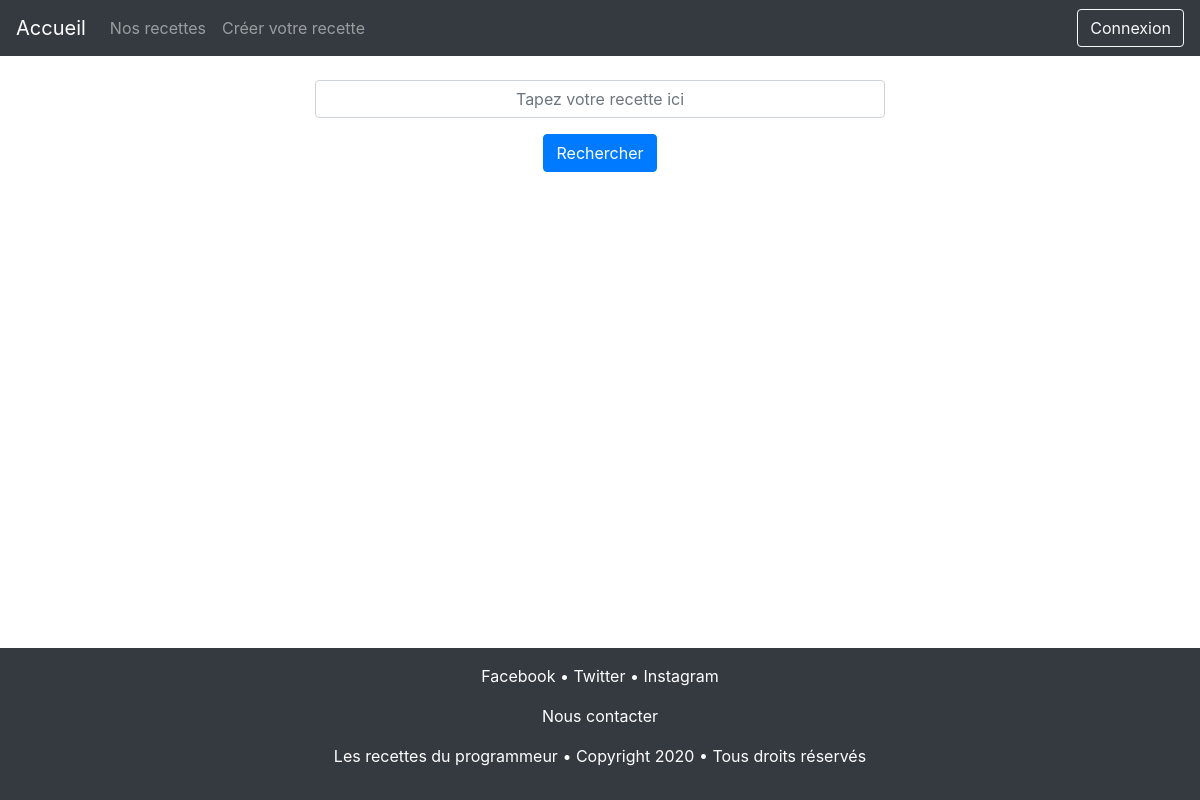
The page /liste_recettes/liste_recettes_pg.php on the database as committed earlier.
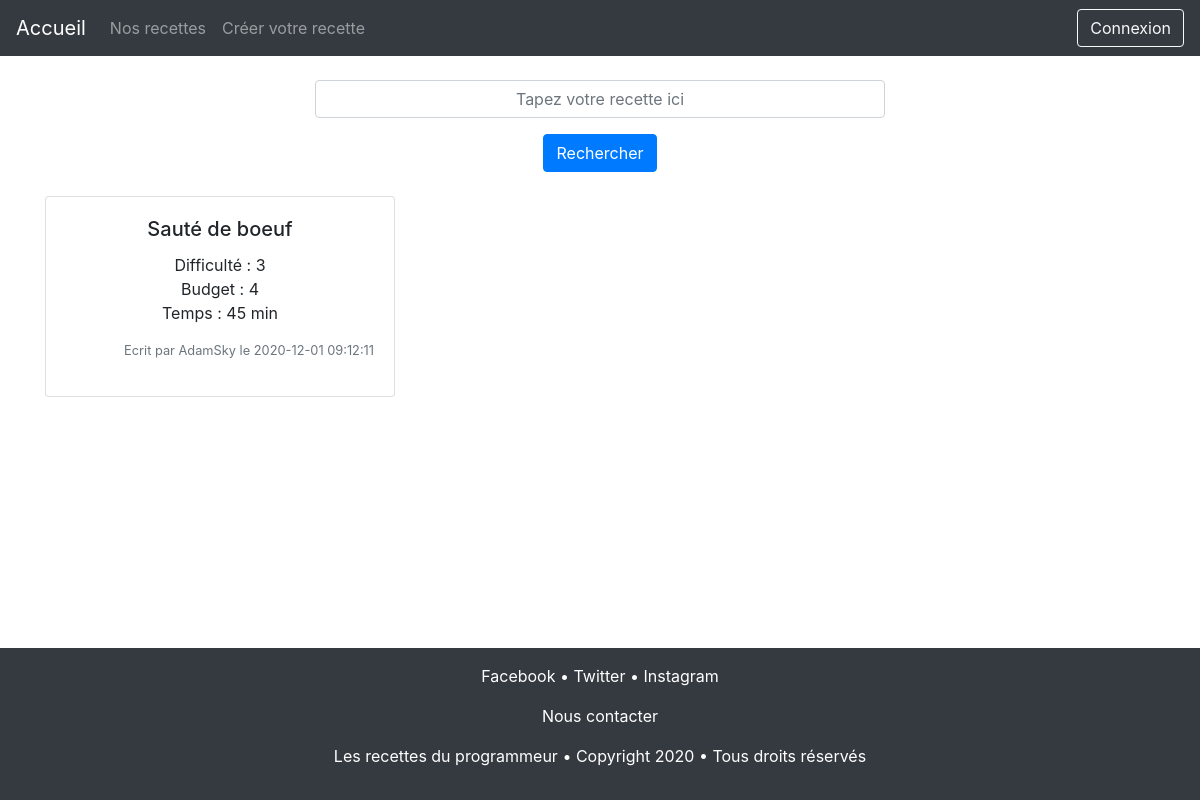
The same page on the database as committed later.
### tables this page shows
CREATE TABLE recettes
(
    id              Int Auto_increment NOT NULL,
    titre           Varchar(50)        NOT NULL,
    difficulte      Int                NOT NULL,
    budget          Int                NOT NULL,
    temps           Varchar(50)        NOT NULL,
    date            Datetime           NOT NULL,
    image           Varchar(50)        NOT NULL,
    id_utilisateurs Int                NOT NULL,
    CONSTRAINT recettes_PK PRIMARY KEY (id),
    CONSTRAINT recettes_utilisateur_FK FOREIGN KEY (id_utilisateurs) REFERENCES utilisateurs (id)
);

CREATE TABLE utilisateurs
(
    id                 Int Auto_increment NOT NULL,
    pseudo             Varchar(50)        NOT NULL,
    mail               Varchar(50)        NOT NULL,
    mdp                Varchar(50)        NOT NULL,
    date_inscription   Datetime           NOT NULL,
    derniere_connexion Datetime           NOT NULL,
    id_roles           Int                NOT NULL,
    CONSTRAINT utilisateur_PK PRIMARY KEY (id),
    CONSTRAINT utilisateur_roles_FK FOREIGN KEY (id_roles) REFERENCES roles (id)
);

### template/bdd.php (called while the page is built, shortened)
<?php
class BDD
{
    private $db;
    public function __construct()
    {
        $this->db = new PDO('mysql:host=localhost;dbname=lesrecettesdudeveloppeur;charset=utf8', 'root', '');
        $this->db->setAttribute(PDO::ATTR_ERRMODE, PDO::ERRMODE_EXCEPTION);
    }
    public function selectTouteDonne(string $sql, string $limit, string $orderby, array $params = []):array
    {
        $sql .= ' ' . $orderby . ' ' . $limit;
        $requete = $this->db->prepare($sql);
        $requete->execute($params);
        return $requete->fetchAll(PDO::FETCH_ASSOC);
    }
}

### template/model.php (called while the page is built, shortened)
<?php
require_once 'bdd.php';
class model
{
    public function __construct()
    {
        $this->db = new \BDD;
    }
}

### liste_recettes/liste_recettes_sc.php (called while the page is built)
<?php
require_once (__DIR__ . '/../template/model.php');
class liste_recettes_sc extends model
{
    public function listeRecettes($limit)
    {
        return $this->db->selectTouteDonne('SELECT * FROM recettes AS r INNER JOIN utilisateurs AS u ON r.id_utilisateurs = u.id ', $limit, 'ORDER BY r.id DESC');
    }
}

### liste_recettes/liste_recettes_pg.php (the view, shortened to what this page needs)
<?php
require_once '../template/view/nav.php';
require_once 'liste_recettes_sc.php';
$recettes = new liste_recettes_sc;
$recettes = $recettes->listeRecettes('');
$compteur = 0;
?>
<div class="container">
    <div class="form-group row justify-content-center">
        <input type="text" class="form-control col-6 text-center" id="recherche" placeholder="Tapez votre recette ici">
    </div>
    <div class="row justify-content-center">
        <button class="btn btn-primary" id="buttonSearch">Rechercher</button>
    </div>
    <br>
    <div class="row">
        <?php
        foreach ($recettes as $recette) :
            if ($compteur % 3 === 0) : ?>
    </div>
    <div class="row">
    <?php endif; ?>
    <div class="col-md-4 pb-3">
        <div class="card">
            <div class="card-body text-center">
                <h5 class="card-title"><?= $recette['titre'] ?></h5>
                <p class="card-text">
                    Difficulté : <?= $recette['difficulte'] ?><br>
                    Budget : <?= $recette['budget'] ?><br>
                    Temps : <?= $recette['temps'] ?><br>
                </p>
                <p class="text-right small text-secondary"> Ecrit par
                    <?= $recette['pseudo'] ?> le
                    <?= $recette['date'] ?>
                </p>
            </div>
        </div>
    </div>
<?php
            $compteur++;
        endforeach;
?>
    </div>
</div>
<?php require_once '../template/view/footer.php';

Rows that differ between the two databases and show on the page:
added recettes: titre "Sauté de boeuf", difficulte "3", budget "4", temps "45 min", id_utilisateurs.pseudo "AdamSky", date "2020-12-01 09:12:11"
